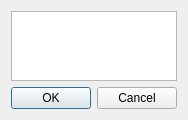
<?xml version="1.0" encoding="UTF-8"?>
<ui version="4.0">
 <class>NewDialog</class>
 <widget class="QDialog" name="NewDialog">
  <property name="geometry">
   <rect>
    <x>0</x>
    <y>0</y>
    <width>174</width>
    <height>72</height>
   </rect>
  </property>
  <property name="sizePolicy">
   <sizepolicy hsizetype="Preferred" vsizetype="Minimum">
    <horstretch>0</horstretch>
    <verstretch>0</verstretch>
   </sizepolicy>
  </property>
  <property name="windowTitle">
   <string>New Team</string>
  </property>
  <layout class="QGridLayout" name="gridLayout">
   <item row="1" column="0">
    <widget class="QDialogButtonBox" name="buttonBox">
     <property name="orientation">
      <enum>Qt::Horizontal</enum>
     </property>
     <property name="standardButtons">
      <set>QDialogButtonBox::Cancel|QDialogButtonBox::Ok</set>
     </property>
    </widget>
   </item>
   <item row="0" column="0">
    <widget class="QPlainTextEdit" name="tbNewTeam">
     <property name="sizePolicy">
      <sizepolicy hsizetype="Expanding" vsizetype="Expanding">
       <horstretch>0</horstretch>
       <verstretch>0</verstretch>
      </sizepolicy>
     </property>
    </widget>
   </item>
  </layout>
 </widget>
 <resources/>
 <connections>
  <connection>
   <sender>buttonBox</sender>
   <signal>accepted()</signal>
   <receiver>NewDialog</receiver>
   <slot>accept()</slot>
   <hints>
    <hint type="sourcelabel">
     <x>248</x>
     <y>254</y>
    </hint>
    <hint type="destinationlabel">
     <x>157</x>
     <y>274</y>
    </hint>
   </hints>
  </connection>
  <connection>
   <sender>buttonBox</sender>
   <signal>rejected()</signal>
   <receiver>NewDialog</receiver>
   <slot>reject()</slot>
   <hints>
    <hint type="sourcelabel">
     <x>316</x>
     <y>260</y>
    </hint>
    <hint type="destinationlabel">
     <x>286</x>
     <y>274</y>
    </hint>
   </hints>
  </connection>
 </connections>
</ui>
